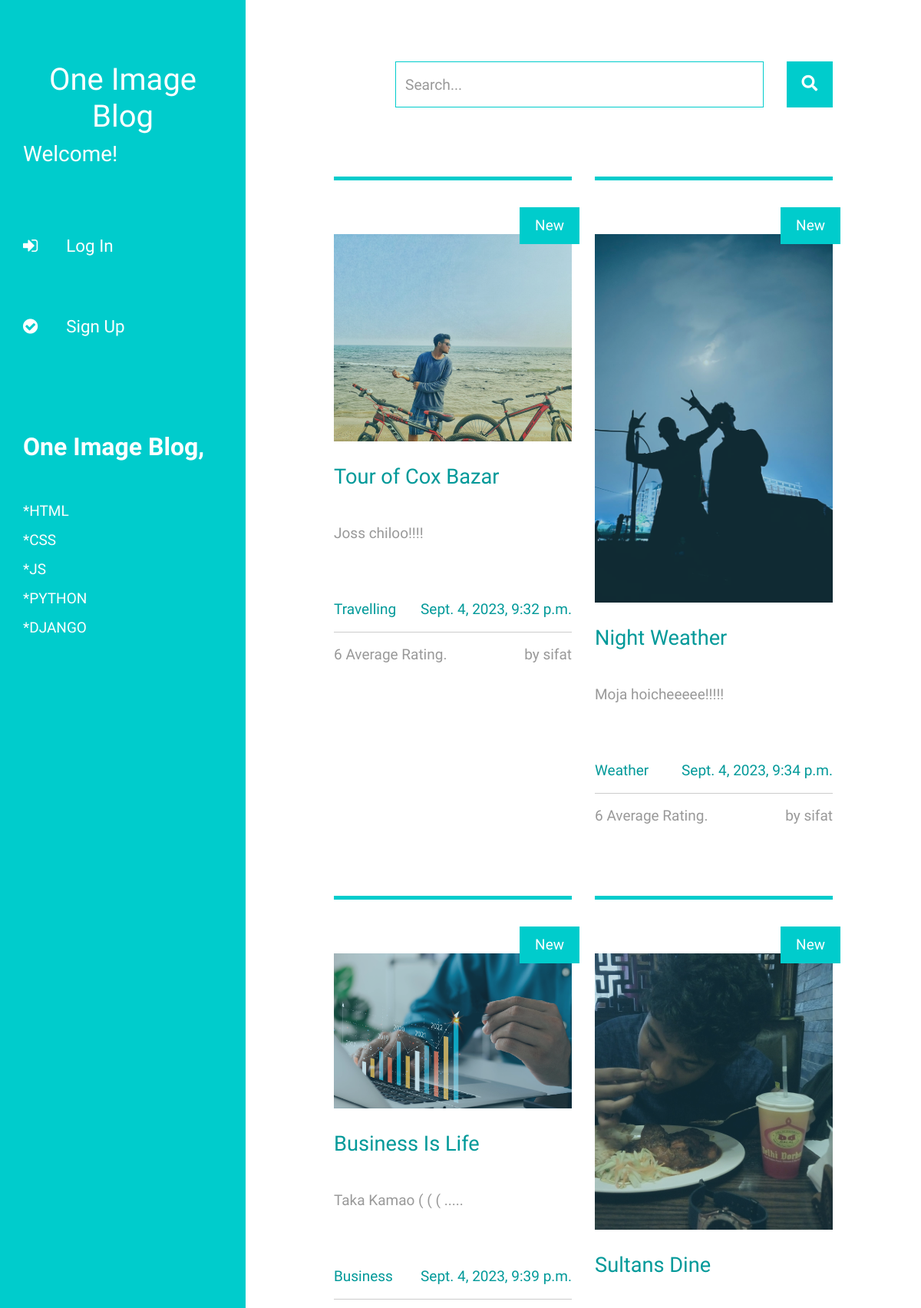
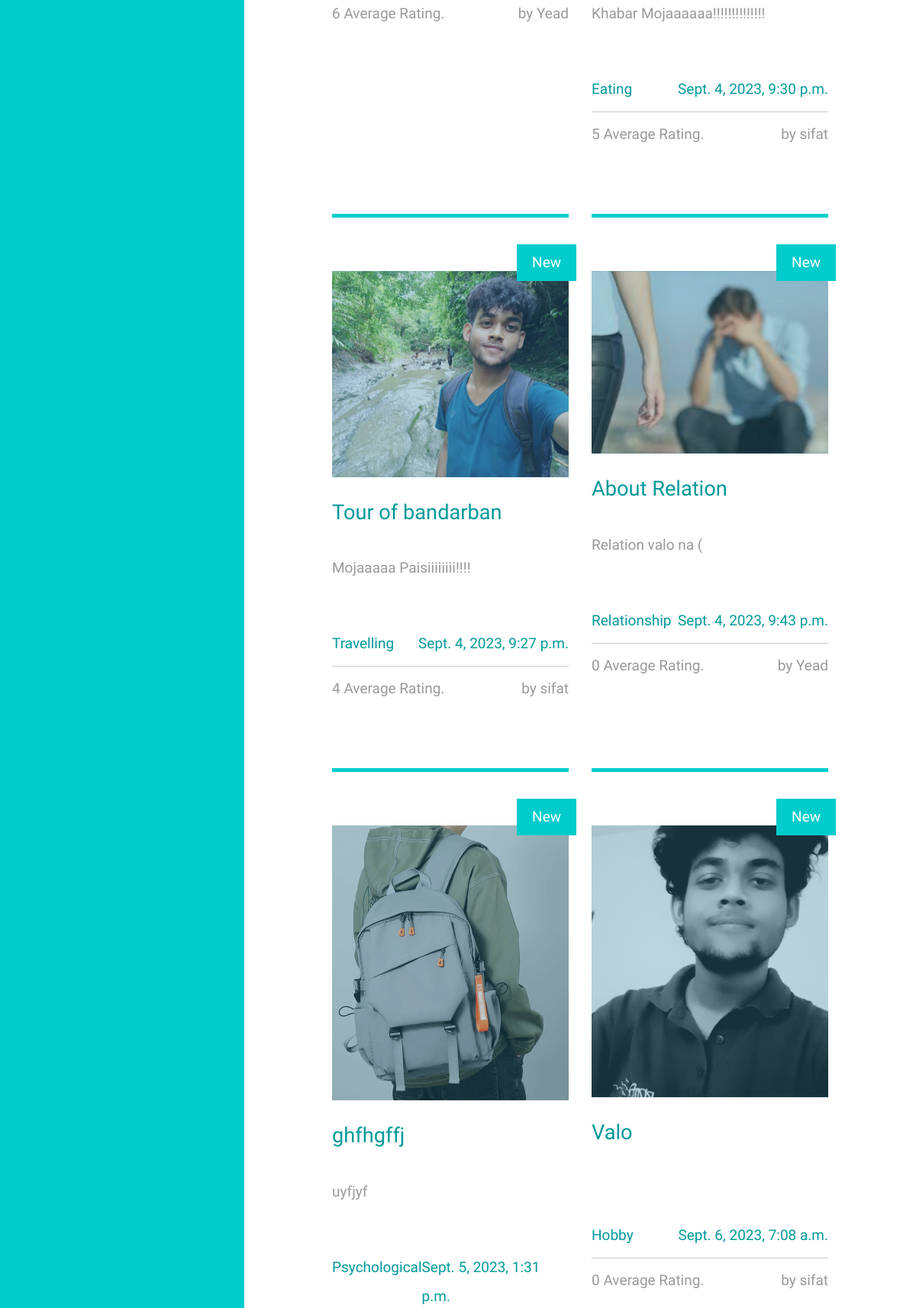
The page / (upper part) on the database its author committed (2 pictures, top to bottom).
### blogs/models.py (models this page shows, shortened)
class blogs(models.Model):
    blog_title      = models.CharField(max_length=200, unique=True)
    slug            = models.SlugField(max_length=200, unique=True)
    images          = models.ImageField(upload_to='photos/chobi',blank=False)
    description     = models.TextField(max_length=5000, blank=False)
    category        = models.ForeignKey(Category, on_delete=models.CASCADE)
    created_date    = models.DateTimeField(auto_now_add=True)
    modified_date   = models.DateTimeField(auto_now=True)
    rating = models.IntegerField(null=True, default=0)
    numrating = models.IntegerField(null=True, default=0)
    avg = models.IntegerField(null=True, default=0)
    user = models.ForeignKey(User,on_delete=models.CASCADE,null=True)

### category/models.py (models this page shows, shortened)
class Category(models.Model):
    category_name = models.CharField(max_length=50, unique=True)
    slug = models.SlugField(max_length=100, unique=True)
    class Meta:
        verbose_name = 'category'
        verbose_name_plural = 'categories'

### blog_site/views.py (the view)
# urls.py: path('', views.home,name='home'),
def home(request):
    allblogs = blogs.objects.all().order_by('-avg')
    return render(request, 'index.html',{'blogs':allblogs})

### templates/index.html (shortened to what this page needs)
{% extends 'base.html' %}
{% load static %}
{% block content %}
        <div class="row tm-row">
            <div class="col-12">
                <form method="GET" class="form-inline tm-mb-80 tm-search-form">
                    <input class="form-control tm-search-input" name="query" type="text" placeholder="Search..." aria-label="Search">
                    <button class="tm-search-button" type="submit">
                        <i class="fas fa-search tm-search-icon" aria-hidden="true"></i>
                    </button>
                </form>
            </div>
        </div>
        <div class="row tm-row">
            {% for blog in blogs %}
            <article class="col-12 col-md-6 tm-post">
                <hr class="tm-hr-primary">
                {% if user.id %}
                <a href="{% url 'details' blog.id %}" class="effect-lily tm-post-link tm-pt-60">
                    <div class="tm-post-link-inner">
                        <img src="{{ blog.images.url }}" alt="Image" class="img-fluid">
                    </div>
                    <span class="position-absolute tm-new-badge">New</span>
                    <h2 class="tm-pt-30 tm-color-primary tm-post-title">{{ blog.blog_title }}</h2>
                </a>
                {% else %}
                <a href="{% url 'login' %}" class="effect-lily tm-post-link tm-pt-60">
                    <div class="tm-post-link-inner">
                        <img src="{{ blog.images.url }}" alt="Image" class="img-fluid">
                    </div>
                    <span class="position-absolute tm-new-badge">New</span>
                    <h2 class="tm-pt-30 tm-color-primary tm-post-title">{{ blog.blog_title }}</h2>
                </a>
                {% endif %}
                <p class="tm-pt-30">
                    {{ blog.description }}
                </p>
                <div class="d-flex justify-content-between tm-pt-45">
                    <span class="tm-color-primary">{{ blog.category.category_name }}</span>
                    <span class="tm-color-primary">{{ blog.created_date }}</span>
                </div>
                <hr>
                <div class="d-flex justify-content-between">
                    <span>{{blog.avg}} Average Rating.</span>
                    <span>by {{ blog.user.username }}</span>
                </div>
            </article>
            {% endfor %}
        </div>
{% endblock content %}

### rows shown on the page
blogs: images (picture), blog_title "Tour of Cox Bazar", description "Joss chiloo!!!!", category.category_name "Travelling", created_date "Sept. 4, 2023, 9:32 p.m.", avg "6", user.username "sifat"
blogs: images (picture), blog_title "Night Weather", description "Moja hoicheeeee!!!!!", category.category_name "Weather", created_date "Sept. 4, 2023, 9:34 p.m.", avg "6", user.username "sifat"
blogs: images (picture), blog_title "Business Is Life", description "Taka Kamao ( ( ( .....", category.category_name "Business", created_date "Sept. 4, 2023, 9:39 p.m.", avg "6", user.username "Yead"
blogs: images (picture), blog_title "Sultans Dine", description "Khabar Mojaaaaaa!!!!!!!!!!!!!!", category.category_name "Eating", created_date "Sept. 4, 2023, 9:30 p.m.", avg "5", user.username "sifat"
blogs: images (picture), blog_title "Tour of bandarban", description "Mojaaaaa Paisiiiiiiii!!!!", category.category_name "Travelling", created_date "Sept. 4, 2023, 9:27 p.m.", avg "4", user.username "sifat"
blogs: images (picture), blog_title "About Relation", description "Relation valo na (", category.category_name "Relationship", created_date "Sept. 4, 2023, 9:43 p.m.", avg "0", user.username "Yead"
blogs: images (picture), blog_title "ghfhgffj", description "uyfjyf", category.category_name "Psychological", created_date "Sept. 5, 2023, 1:31 p.m."
blogs: images (picture), blog_title "Valo", category.category_name "Hobby", created_date "Sept. 6, 2023, 7:08 a.m.", avg "0", user.username "sifat"
